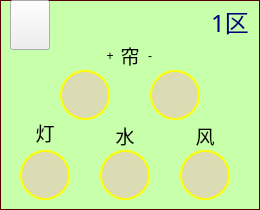
<?xml version="1.0" encoding="UTF-8"?>
<ui version="4.0">
 <class>MonitorArea</class>
 <widget class="QWidget" name="MonitorArea">
  <property name="geometry">
   <rect>
    <x>0</x>
    <y>0</y>
    <width>260</width>
    <height>210</height>
   </rect>
  </property>
  <property name="windowTitle">
   <string>Form</string>
  </property>
  <property name="styleSheet">
   <string notr="true">QPushButton#switch_lamp,QPushButton#switch_humi,QPushButton#switch_fan,QPushButton#switch_curtain_positive,QPushButton#switch_curtain_reverse
{
	background-color: rgb(220, 220, 180);
	border-style: solid;
	border-radius: 25px;
	border-width: 2px;
	border-color:rgb(255, 255, 0);


}
QWidget#page_monitor,QWidget#page_control
{
		
	background-color: rgb(200, 255, 170);
	border-color: rgb(85, 0, 0);
	border-width:1px;
	border-style:solid;

}

QPushButton#btn_aid,QPushButton#btn_aid_2
{
	font: 18pt &quot;微软雅黑&quot;;
	color: rgb(0, 0, 127);
	background-color: transparent;
	border-radius:10px;
}
QPushButton#btn_aid:pressed,QPushButton#btn_aid_2:pressed
{
	
	background-color: rgb(150, 255, 80);
}
</string>
  </property>
  <layout class="QHBoxLayout" name="horizontalLayout">
   <property name="spacing">
    <number>0</number>
   </property>
   <property name="leftMargin">
    <number>0</number>
   </property>
   <property name="topMargin">
    <number>0</number>
   </property>
   <property name="rightMargin">
    <number>0</number>
   </property>
   <property name="bottomMargin">
    <number>0</number>
   </property>
   <item>
    <widget class="QStackedWidget" name="stackedWidget">
     <property name="styleSheet">
      <string notr="true"/>
     </property>
     <property name="currentIndex">
      <number>1</number>
     </property>
     <widget class="QWidget" name="page_monitor">
      <widget class="QLabel" name="label_10">
       <property name="geometry">
        <rect>
         <x>10</x>
         <y>48</y>
         <width>100</width>
         <height>31</height>
        </rect>
       </property>
       <property name="font">
        <font>
         <family>微软雅黑 Light</family>
         <pointsize>10</pointsize>
        </font>
       </property>
       <property name="text">
        <string>空气湿度</string>
       </property>
      </widget>
      <widget class="QLabel" name="label_16">
       <property name="geometry">
        <rect>
         <x>10</x>
         <y>164</y>
         <width>100</width>
         <height>31</height>
        </rect>
       </property>
       <property name="font">
        <font>
         <family>微软雅黑 Light</family>
         <pointsize>10</pointsize>
        </font>
       </property>
       <property name="text">
        <string>CO2浓度</string>
       </property>
      </widget>
      <widget class="QLabel" name="label_14">
       <property name="geometry">
        <rect>
         <x>10</x>
         <y>90</y>
         <width>100</width>
         <height>31</height>
        </rect>
       </property>
       <property name="font">
        <font>
         <family>微软雅黑 Light</family>
         <pointsize>10</pointsize>
        </font>
       </property>
       <property name="text">
        <string>光照强度</string>
       </property>
      </widget>
      <widget class="QLabel" name="label_8">
       <property name="geometry">
        <rect>
         <x>10</x>
         <y>10</y>
         <width>100</width>
         <height>31</height>
        </rect>
       </property>
       <property name="font">
        <font>
         <family>微软雅黑 Light</family>
         <pointsize>10</pointsize>
        </font>
       </property>
       <property name="text">
        <string>空气温度</string>
       </property>
      </widget>
      <widget class="QPushButton" name="btn_to_control">
       <property name="geometry">
        <rect>
         <x>210</x>
         <y>150</y>
         <width>40</width>
         <height>50</height>
        </rect>
       </property>
       <property name="font">
        <font>
         <pointsize>32</pointsize>
        </font>
       </property>
       <property name="focusPolicy">
        <enum>Qt::NoFocus</enum>
       </property>
       <property name="toolTip">
        <string/>
       </property>
       <property name="styleSheet">
        <string notr="true">border-image: url(:/images/add.ico);</string>
       </property>
       <property name="text">
        <string/>
       </property>
      </widget>
      <widget class="QLabel" name="label_zids">
       <property name="geometry">
        <rect>
         <x>210</x>
         <y>79</y>
         <width>50</width>
         <height>81</height>
        </rect>
       </property>
       <property name="styleSheet">
        <string notr="true">color: rgb(0, 0, 127);</string>
       </property>
       <property name="text">
        <string>&lt;html&gt;&lt;head/&gt;&lt;body&gt;&lt;p align=&quot;justify&quot;&gt;&lt;br/&gt;&lt;/p&gt;&lt;/body&gt;&lt;/html&gt;</string>
       </property>
       <property name="alignment">
        <set>Qt::AlignCenter</set>
       </property>
      </widget>
      <widget class="QLabel" name="label_12">
       <property name="geometry">
        <rect>
         <x>10</x>
         <y>130</y>
         <width>100</width>
         <height>31</height>
        </rect>
       </property>
       <property name="font">
        <font>
         <family>微软雅黑 Light</family>
         <pointsize>10</pointsize>
        </font>
       </property>
       <property name="text">
        <string>土壤湿度</string>
       </property>
      </widget>
      <widget class="QLabel" name="label_temp">
       <property name="geometry">
        <rect>
         <x>100</x>
         <y>10</y>
         <width>80</width>
         <height>31</height>
        </rect>
       </property>
       <property name="font">
        <font>
         <family>微软雅黑 Light</family>
         <pointsize>10</pointsize>
        </font>
       </property>
       <property name="text">
        <string>-℃</string>
       </property>
      </widget>
      <widget class="QLabel" name="label_humi">
       <property name="geometry">
        <rect>
         <x>100</x>
         <y>48</y>
         <width>80</width>
         <height>31</height>
        </rect>
       </property>
       <property name="font">
        <font>
         <family>微软雅黑 Light</family>
         <pointsize>10</pointsize>
        </font>
       </property>
       <property name="text">
        <string>-%</string>
       </property>
      </widget>
      <widget class="QLabel" name="label_lux">
       <property name="geometry">
        <rect>
         <x>100</x>
         <y>90</y>
         <width>80</width>
         <height>31</height>
        </rect>
       </property>
       <property name="font">
        <font>
         <family>微软雅黑 Light</family>
         <pointsize>10</pointsize>
        </font>
       </property>
       <property name="text">
        <string>-lux</string>
       </property>
      </widget>
      <widget class="QLabel" name="label_co2">
       <property name="geometry">
        <rect>
         <x>100</x>
         <y>164</y>
         <width>80</width>
         <height>31</height>
        </rect>
       </property>
       <property name="font">
        <font>
         <family>微软雅黑 Light</family>
         <pointsize>10</pointsize>
        </font>
       </property>
       <property name="text">
        <string>-ppm</string>
       </property>
      </widget>
      <widget class="QLabel" name="label_humi_soil">
       <property name="geometry">
        <rect>
         <x>100</x>
         <y>130</y>
         <width>80</width>
         <height>31</height>
        </rect>
       </property>
       <property name="font">
        <font>
         <family>微软雅黑 Light</family>
         <pointsize>10</pointsize>
        </font>
       </property>
       <property name="text">
        <string>-%</string>
       </property>
      </widget>
      <widget class="QPushButton" name="btn_aid">
       <property name="geometry">
        <rect>
         <x>200</x>
         <y>2</y>
         <width>50</width>
         <height>30</height>
        </rect>
       </property>
       <property name="focusPolicy">
        <enum>Qt::NoFocus</enum>
       </property>
       <property name="text">
        <string>1区</string>
       </property>
      </widget>
     </widget>
     <widget class="QWidget" name="page_control">
      <widget class="QPushButton" name="switch_lamp">
       <property name="geometry">
        <rect>
         <x>20</x>
         <y>150</y>
         <width>50</width>
         <height>50</height>
        </rect>
       </property>
       <property name="focusPolicy">
        <enum>Qt::NoFocus</enum>
       </property>
       <property name="styleSheet">
        <string notr="true"/>
       </property>
       <property name="text">
        <string/>
       </property>
      </widget>
      <widget class="QPushButton" name="switch_humi">
       <property name="geometry">
        <rect>
         <x>100</x>
         <y>150</y>
         <width>50</width>
         <height>50</height>
        </rect>
       </property>
       <property name="focusPolicy">
        <enum>Qt::NoFocus</enum>
       </property>
       <property name="styleSheet">
        <string notr="true"/>
       </property>
       <property name="text">
        <string/>
       </property>
      </widget>
      <widget class="QPushButton" name="switch_curtain_positive">
       <property name="geometry">
        <rect>
         <x>60</x>
         <y>70</y>
         <width>50</width>
         <height>50</height>
        </rect>
       </property>
       <property name="focusPolicy">
        <enum>Qt::NoFocus</enum>
       </property>
       <property name="styleSheet">
        <string notr="true"/>
       </property>
       <property name="text">
        <string/>
       </property>
      </widget>
      <widget class="QPushButton" name="switch_fan">
       <property name="geometry">
        <rect>
         <x>180</x>
         <y>150</y>
         <width>50</width>
         <height>50</height>
        </rect>
       </property>
       <property name="focusPolicy">
        <enum>Qt::NoFocus</enum>
       </property>
       <property name="styleSheet">
        <string notr="true"/>
       </property>
       <property name="text">
        <string/>
       </property>
      </widget>
      <widget class="QLabel" name="label_2">
       <property name="geometry">
        <rect>
         <x>110</x>
         <y>40</y>
         <width>40</width>
         <height>30</height>
        </rect>
       </property>
       <property name="font">
        <font>
         <family>微软雅黑 Light</family>
         <pointsize>14</pointsize>
        </font>
       </property>
       <property name="text">
        <string>帘</string>
       </property>
       <property name="alignment">
        <set>Qt::AlignCenter</set>
       </property>
      </widget>
      <widget class="QLabel" name="label_3">
       <property name="geometry">
        <rect>
         <x>25</x>
         <y>117</y>
         <width>40</width>
         <height>30</height>
        </rect>
       </property>
       <property name="font">
        <font>
         <family>微软雅黑 Light</family>
         <pointsize>14</pointsize>
        </font>
       </property>
       <property name="text">
        <string>灯</string>
       </property>
       <property name="alignment">
        <set>Qt::AlignCenter</set>
       </property>
      </widget>
      <widget class="QLabel" name="label_4">
       <property name="geometry">
        <rect>
         <x>105</x>
         <y>120</y>
         <width>40</width>
         <height>30</height>
        </rect>
       </property>
       <property name="font">
        <font>
         <family>微软雅黑 Light</family>
         <pointsize>14</pointsize>
        </font>
       </property>
       <property name="text">
        <string>水</string>
       </property>
       <property name="alignment">
        <set>Qt::AlignCenter</set>
       </property>
      </widget>
      <widget class="QLabel" name="label_5">
       <property name="geometry">
        <rect>
         <x>185</x>
         <y>120</y>
         <width>40</width>
         <height>30</height>
        </rect>
       </property>
       <property name="font">
        <font>
         <family>微软雅黑 Light</family>
         <pointsize>14</pointsize>
        </font>
       </property>
       <property name="text">
        <string>风</string>
       </property>
       <property name="alignment">
        <set>Qt::AlignCenter</set>
       </property>
      </widget>
      <widget class="QPushButton" name="btn_aid_2">
       <property name="geometry">
        <rect>
         <x>200</x>
         <y>2</y>
         <width>60</width>
         <height>40</height>
        </rect>
       </property>
       <property name="font">
        <font>
         <family>微软雅黑</family>
         <pointsize>18</pointsize>
         <weight>50</weight>
         <italic>false</italic>
         <bold>false</bold>
        </font>
       </property>
       <property name="focusPolicy">
        <enum>Qt::NoFocus</enum>
       </property>
       <property name="text">
        <string>1区</string>
       </property>
       <property name="flat">
        <bool>true</bool>
       </property>
      </widget>
      <widget class="QPushButton" name="btn_to_monitor">
       <property name="geometry">
        <rect>
         <x>10</x>
         <y>0</y>
         <width>40</width>
         <height>50</height>
        </rect>
       </property>
       <property name="font">
        <font>
         <pointsize>32</pointsize>
        </font>
       </property>
       <property name="focusPolicy">
        <enum>Qt::NoFocus</enum>
       </property>
       <property name="toolTip">
        <string>设置节点</string>
       </property>
       <property name="styleSheet">
        <string notr="true">border-image: url(:/images/add.ico);</string>
       </property>
       <property name="text">
        <string/>
       </property>
      </widget>
      <widget class="QPushButton" name="switch_curtain_reverse">
       <property name="geometry">
        <rect>
         <x>150</x>
         <y>70</y>
         <width>50</width>
         <height>50</height>
        </rect>
       </property>
       <property name="focusPolicy">
        <enum>Qt::NoFocus</enum>
       </property>
       <property name="styleSheet">
        <string notr="true"/>
       </property>
       <property name="text">
        <string/>
       </property>
      </widget>
      <widget class="QLabel" name="label">
       <property name="geometry">
        <rect>
         <x>100</x>
         <y>50</y>
         <width>20</width>
         <height>12</height>
        </rect>
       </property>
       <property name="text">
        <string>+</string>
       </property>
       <property name="alignment">
        <set>Qt::AlignCenter</set>
       </property>
      </widget>
      <widget class="QLabel" name="label_6">
       <property name="geometry">
        <rect>
         <x>140</x>
         <y>50</y>
         <width>20</width>
         <height>12</height>
        </rect>
       </property>
       <property name="text">
        <string>-</string>
       </property>
       <property name="alignment">
        <set>Qt::AlignCenter</set>
       </property>
      </widget>
     </widget>
    </widget>
   </item>
  </layout>
 </widget>
 <resources/>
 <connections/>
</ui>
